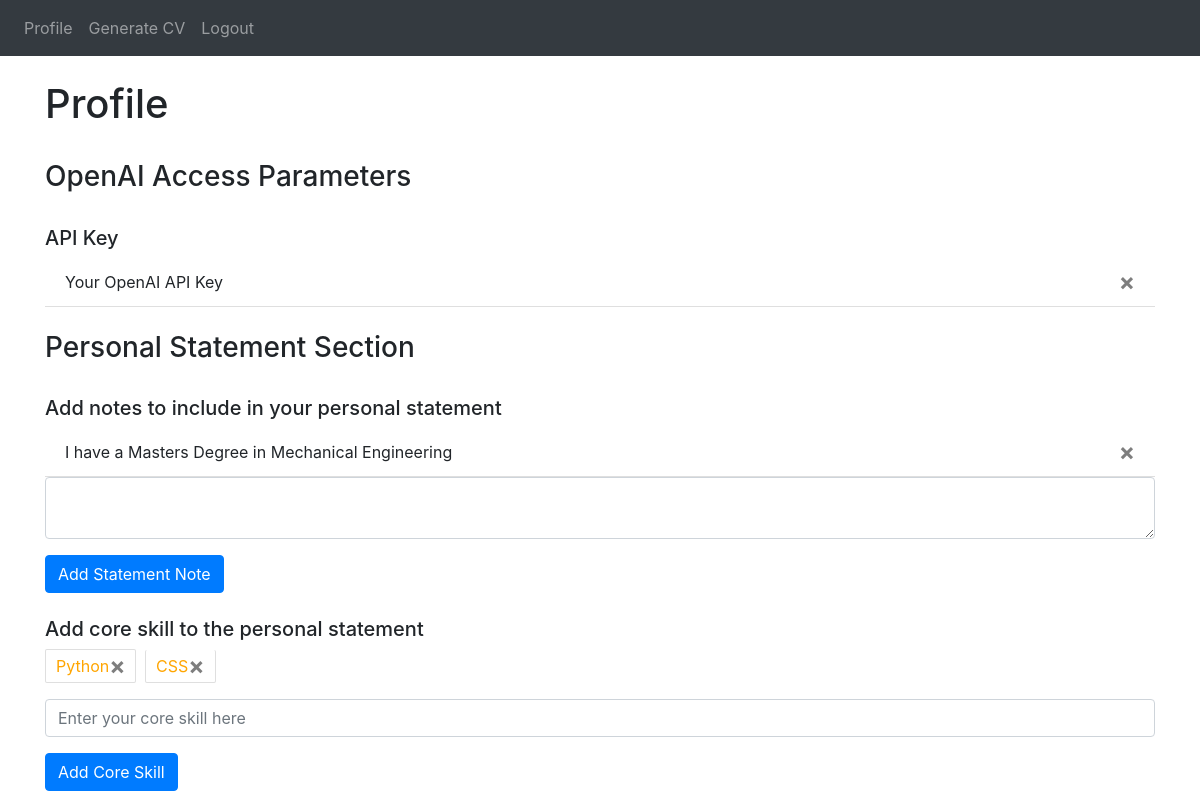
Page / (signed in) on the earlier database version.
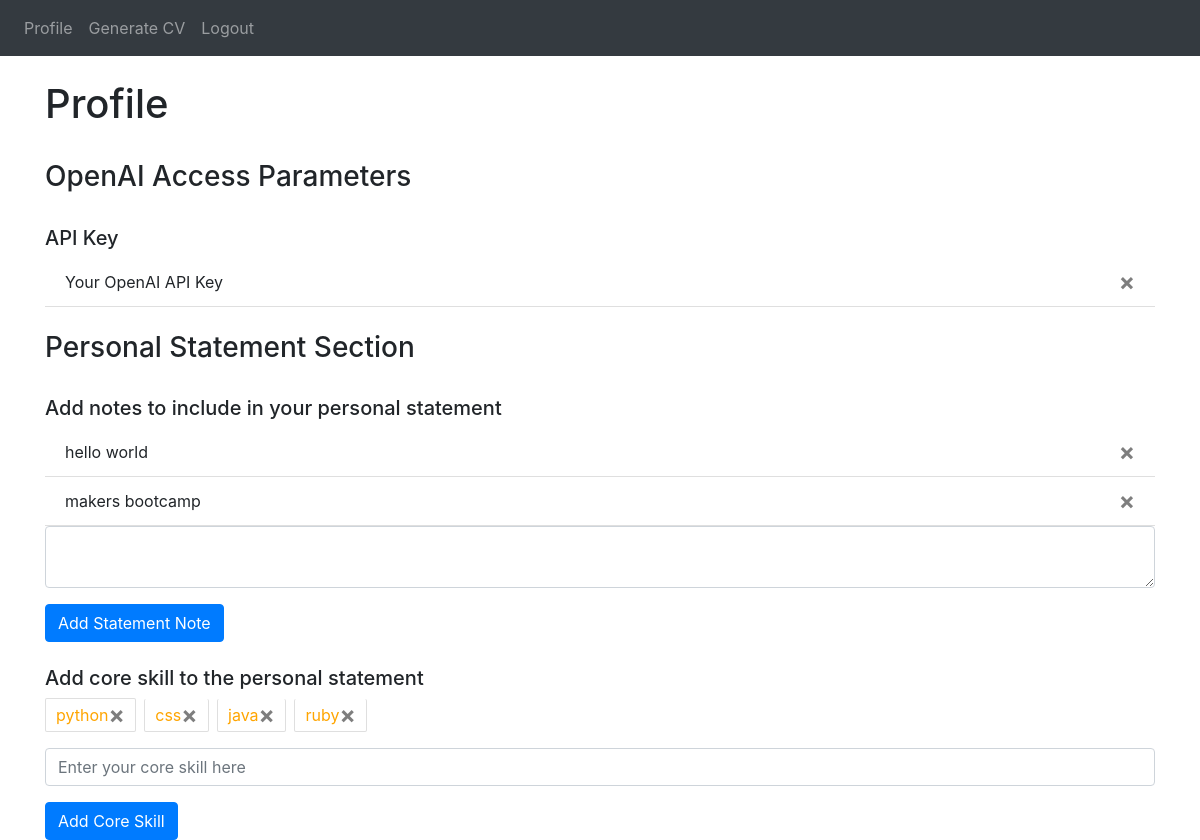
Same page on the later database version.
### website/models.py (models this page shows)
class OpenAiApiKey(db.Model):
    id = db.Column(db.Integer, primary_key=True)
    key = db.Column(db.String(150))
    date = db.Column(db.DateTime(timezone=True), default=func.now())
    user_id = db.Column(db.Integer, db.ForeignKey('user.id'))

class Note(db.Model):
    id = db.Column(db.Integer, primary_key=True)
    data = db.Column(db.String(10000))
    date = db.Column(db.DateTime(timezone=True), default=func.now())
    user_id = db.Column(db.Integer, db.ForeignKey('user.id'))

class Skill(db.Model):
    id = db.Column(db.Integer, primary_key=True)
    data = db.Column(db.String(150))
    date = db.Column(db.DateTime(timezone=True), default=func.now())
    user_id = db.Column(db.Integer, db.ForeignKey('user.id'))

### website/views.py (the view, shortened to what this page needs)
@views.route('/', methods=['GET', 'POST'])
@login_required
def profile():
    return render_template("profile.html", user=current_user)

### website/__init__.py (called while the page is built)
def create_app():
    app = Flask(__name__)
    app.config['SECRET_KEY'] = 'hjshjhdjah kjshkjdhjs'
    app.config['SQLALCHEMY_DATABASE_URI'] = f'sqlite:///{DB_NAME}'
    db.init_app(app)
    from .views import views
    from .auth import auth
    app.register_blueprint(views, url_prefix='/')
    app.register_blueprint(auth, url_prefix='/')
    from .models import User, Note, Skill
    with app.app_context():
        db.create_all()
    login_manager = LoginManager()
    login_manager.login_view = 'auth.login'
    login_manager.init_app(app)
    @login_manager.user_loader
    def load_user(id):
        return User.query.get(int(id))
    return app

### website/templates/profile.html
{% extends "base.html" %} {% block title %}Profile{% endblock %} {% block content
    %}
    <br />
    <h1 align="left">Profile</h1>
    <br />
    <h3 align="left">OpenAI Access Parameters</h3>
    <br />
    {% if not user.api_keys %}
    <form method="POST">
      <h5 align="left">Upload Api Key</h5>
      <div class="form-group">
        <input type="text" class="form-control" id="api_key" name="api_key" placeholder="Enter API Key"/>
      </div>
      <button type="submit" class="btn btn-primary">Submit</button>
    </form>
    {% else %}
    <h5 align="left">API Key</h5>
    <ul class="list-group list-group-flush" id="notes">
      {% for api_key in user.api_keys %}
      <li class="list-group-item">
        Your OpenAI API Key
        <button type="button" class="close" onClick="deleteApiKey({{ api_key.id }})">
          <span aria-hidden="true">&times;</span>
        </button>
      </li>
      {% endfor %}
    </ul>
    {% endif %}
    <br />
    <h3 align="left">Personal Statement Section</h3>
    <br />
    <h5 align="left">Add notes to include in your personal statement</h5>
    <ul class="list-group list-group-flush" id="notes">
      {% for note in user.notes %}
      <li class="list-group-item">
        {{ note.data }}
        <button type="button" class="close" onClick="deleteNote({{ note.id }})">
          <span aria-hidden="true">&times;</span>
        </button>
      </li>
      {% endfor %}
    </ul>
    <form method="POST">
      <div class="form-group">
        <textarea name="note" id="note" class="form-control"></textarea>
      </div>
      <button type="submit" class="btn btn-primary">Add Statement Note</button>
    </form>
    <br />
    <h5 align="left">Add core skill to the personal statement</h5>
    <div class="form-group">
      <ul class="list-group list-skill-flush" id="skills">
        {% for skill in user.skills %}
        <li class="list-group-item skill-tag">
          {{ skill.data }}
          <button type="button" class="close" onClick="deleteSkill({{ skill.id }})">
            <span aria-hidden="true">&times;</span>
          </button>
        </li>
        {% endfor %}
      </ul>
    </div>
    <form method="POST">
      <div class="form-group">
        <input type="text" name="skill" id="skill" class="form-control" placeholder="Enter your core skill here" data-role="tagsinput">
      </div>
      <div align="left">
          <button type="submit" class="btn btn-primary">Add Core Skill</button>
      </div>
    </form>
    {% endblock %}

### website/templates/base.html (shortened to what this page needs)
<!DOCTYPE html>
<html>
  <head>
    <link
      rel="stylesheet"
      href="https://stackpath.bootstrapcdn.com/bootstrap/4.4.1/css/bootstrap.min.css"
    />
    <link
      rel="stylesheet"
      href="https://stackpath.bootstrapcdn.com/font-awesome/4.7.0/css/font-awesome.min.css"
    />
    <link
      rel="stylesheet"
      href="https://cdn.jsdelivr.net/bootstrap.tagsinput/0.8.0/bootstrap-tagsinput.css"
    />
  </head>
  <body>
    <nav class="navbar navbar-expand-lg navbar-dark bg-dark">
      <div class="collapse navbar-collapse" id="navbar">
        <div class="navbar-nav">
          {% if user.is_authenticated %}
          <a class="nav-item nav-link" id="profile" href="/">Profile</a>
          <a class="nav-item nav-link" id="generate" href="/generate">Generate CV</a>
          <a class="nav-item nav-link" id="logout" href="/logout">Logout</a>
          {% else %}
          <a class="nav-item nav-link" id="login" href="/login">Login</a>
          <a class="nav-item nav-link" id="signUp" href="/sign-up">Sign Up</a>
          {% endif %}
        </div>
      </div>
    </nav>
    <div class="container">{% block content %} {% endblock %}</div>
  </body>
</html>

### website/templates/base.html (style rules this page uses)
.list-skill-flush { list-style: none; padding: 0; margin: 0; display: inline; }
.list-skill-flush .skill-tag { display: inline-block; margin-right: 4px; padding: 4px 10px; border-radius: 2px; color: orange; }

Differences in the rows shown:
removed Note: data "I have a Masters Degree in Mechanical Engineering"
added Note: data "hello world"
added Note: data "makers bootcamp"
changed Skill: data "Python" → "python"
changed Skill: data "CSS" → "css"
added Skill: data "java"
added Skill: data "ruby"
